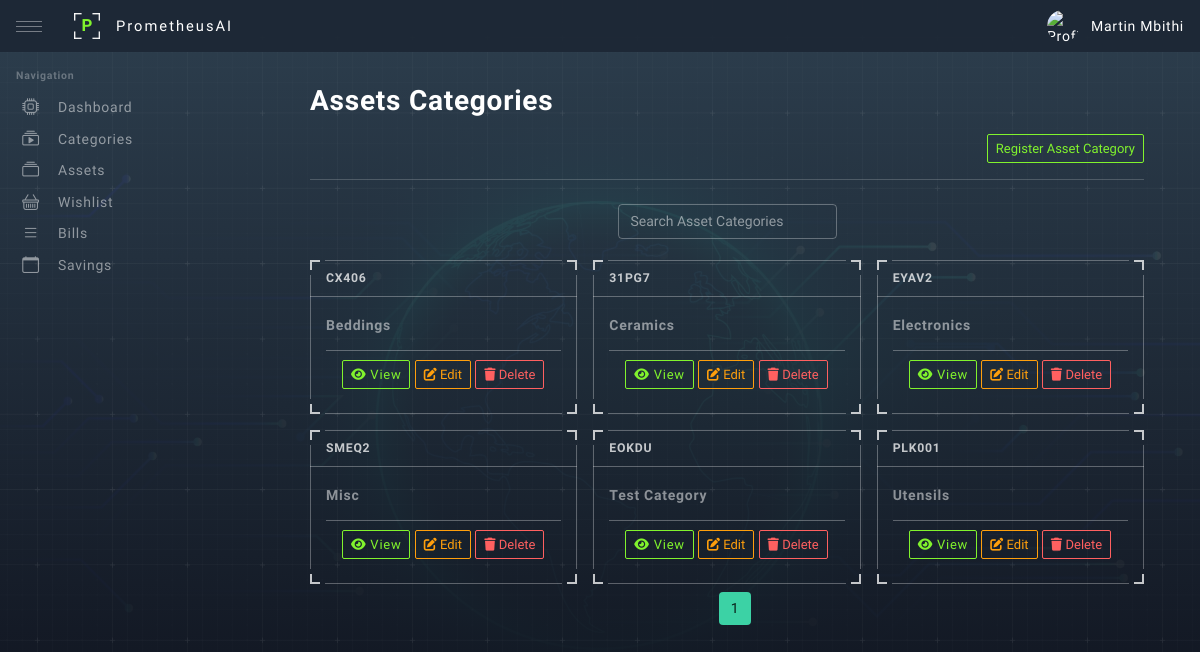
/views/assets_category.php (signed in), run on the app's committed database.
### tables this page shows
CREATE TABLE `assets_category` (
  `category_id` int(200) NOT NULL,
  `category_code` varchar(200) NOT NULL,
  `category_user_id` int(200) NOT NULL,
  `category_name` varchar(200) NOT NULL
);

### views/assets_category.php (the view, shortened to what this page needs)
<?php
require_once('../helpers/assets.php');
require_once('../partials/head.php');
?>
<body>
    <div id="app" class="app">
        <?php require_once('../partials/header.php'); ?>
        <?php require_once('../partials/sidenavigation.php'); ?>
        <div id="content" class="app-content">
            <div class="container">
                <div class="row">
                    <div class="row">
                        <div class="col-xl-12">
                            <h1 class="page-header">
                                Assets Categories
                            </h1>
                            <div class="d-flex justify-content-end">
                                <button type="button" data-bs-toggle="modal" data-bs-target="#add_modal" class="btn-sm btn btn-outline-lime"><span>Register Asset Category</button>
                            </div>
                            <hr class="mb-4" />
                            <div class="d-flex justify-content-center">
                                <div class="row g-3 align-items-center">
                                    <div class="col-auto">
                                        <input class="form-control" type="text" id="Asset_Category_Search" onkeyup="FilterFunction()" placeholder="Search Asset Categories">
                                    </div>
                                </div>
                            </div>
                            <br>
                            <div class="row row-cols-1 row-cols-md-2 g-3">
                                <?php
                                $per_page_record = 6;
                                if (isset($_GET["page"])) {
                                    $page  = $_GET["page"];
                                } else {
                                    $page = 1;
                                }
                                $start_from = ($page - 1) * $per_page_record;
                                $assets_category_sql = mysqli_query(
                                    $mysqli,
                                    "SELECT * FROM assets_category
                                    WHERE category_user_id  = '{$_SESSION['user_id']}'
                                    ORDER BY  category_name ASC
                                    LIMIT $start_from, $per_page_record"
                                );
                                if (mysqli_num_rows($assets_category_sql) > 0) {
                                    while ($assets_category = mysqli_fetch_array($assets_category_sql)) {
                                ?>
                                        <div class="col-sm-12 col-lg-4 col-xl-4">
                                            <div class="card Asset_Category_Name">
                                                <div class="card-header fw-bold small"><?php echo $assets_category['category_code']; ?></div>
                                                <div class="card-body">
                                                    <h6 class="card-subtitle mb-3 text-white text-opacity-50">
                                                        <?php echo $assets_category['category_name']; ?>
                                                    </h6>
                                                    <div class="card-footer">
                                                        <a href="assets_under_category?category_id=<?php echo $assets_category['category_id']; ?>&category_name=<?php echo $assets_category['category_name']; ?>" class="btn btn-sm btn-outline-lime"><i class="fas fa-eye"></i> View</a>
                                                        <button data-bs-toggle="modal" data-bs-target="#update_<?php echo $assets_category['category_id']; ?>" class="btn btn-sm btn-outline-warning"><i class="fas fa-edit"></i> Edit</button>
                                                        <button data-bs-toggle="modal" data-bs-target="#delete_<?php echo $assets_category['category_id']; ?>" class="btn btn-sm btn-outline-danger"><i class="fas fa-trash"></i> Delete</button>
                                                    </div>
                                                </div>
                                                <div class="card-arrow">
                                                    <div class="card-arrow-top-left text-success"></div>
                                                    <div class="card-arrow-top-right"></div>
                                                    <div class="card-arrow-bottom-left"></div>
                                                    <div class="card-arrow-bottom-right"></div>
                                                </div>
                                            </div>
                                        </div>
                                <?php
                                    }
                                } else {
                                    include('../errors/asset_categories_404.php');
                                } ?>
                            </div>
                        </div>
                    </div>
                    <?php include('../paginations/asset_categories.php'); ?>
                </div>
            </div>
        </div>
    </div>
</body>
</html>

### data on the page
assets_category: category_code "CX406", category_name "Beddings"
assets_category: category_code "31PG7", category_name "Ceramics"
assets_category: category_code "EYAV2", category_name "Electronics"
assets_category: category_code "SMEQ2", category_name "Misc"
assets_category: category_code "EOKDU", category_name "Test Category"
assets_category: category_code "PLK001", category_name "Utensils"

### other printed values
$_SESSION['user_name'] "Martin Mbithi"
